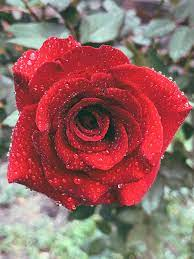
#> input picture expt14/input.jpeg, 194 x 259 px
$ python expt14.py
#> lines starting #> are read from the running program, lines starting #| are printed output that depends on the picture
import cv2
import numpy as np
from sklearn.cluster import KMeans
from sklearn.decomposition import PCA

def enhance_images_with_clahe(image_paths, output_paths, target_shape):
#> called with target_shape = (200, 200)
    enhanced_images = []
    clahe = cv2.createCLAHE(clipLimit=2.0, tileGridSize=(8, 8))

    for i, image_path in enumerate(image_paths):
        input_image = cv2.imread(image_path, cv2.IMREAD_GRAYSCALE)
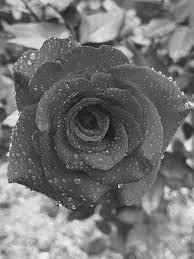
#> input_image: shape (259, 194); min 2, max 255, mean 115.1
        enhanced_image = clahe.apply(input_image)
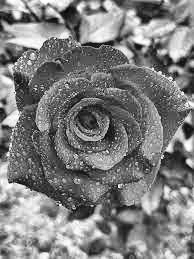
#> enhanced_image: shape (259, 194); min 2, max 255, mean 125.4
        enhanced_image_resized = cv2.resize(enhanced_image, target_shape)
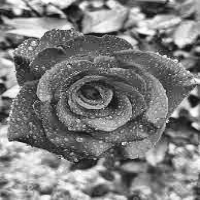
#> enhanced_image_resized: shape (200, 200); min 7, max 255, mean 125.2
        cv2.imwrite(output_paths[i], enhanced_image_resized)
        enhanced_images.append(enhanced_image_resized)
#> pass 2 of the loop in enhance_images_with_clahe, `for i, image_path in enumerate(image_paths):`:
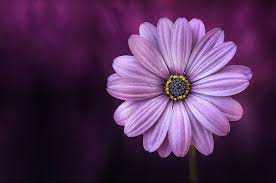
#> input picture expt14/class1.jpeg, 276 x 183 px
#> input_image: shape (183, 276)
#> in enhance_images_with_clahe, `enhanced_image = clahe.apply(input_image)`:
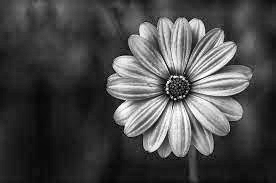
#> enhanced_image: shape (183, 276); min 1, max 255, mean 73.6
#> in enhance_images_with_clahe, `enhanced_image_resized = cv2.resize(enhanced_image, target_shape)`:
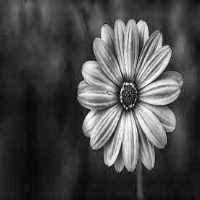
#> enhanced_image_resized: shape (200, 200); min 5, max 254, mean 73.4
#> pass 3 of the loop in enhance_images_with_clahe, `for i, image_path in enumerate(image_paths):`:
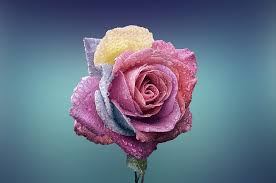
#> input picture expt14/class2.jpeg, 276 x 183 px
#> in enhance_images_with_clahe, `enhanced_image = clahe.apply(input_image)`:
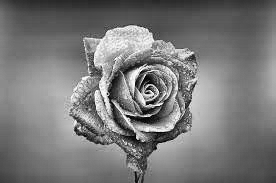
#> enhanced_image: shape (183, 276); min 1, max 255, mean 120.6
#> in enhance_images_with_clahe, `enhanced_image_resized = cv2.resize(enhanced_image, target_shape)`:
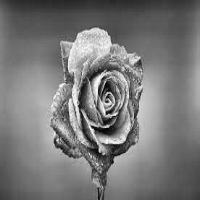
#> enhanced_image_resized: shape (200, 200); min 3, max 252, mean 120.4

    return enhanced_images

image_paths = ["input.jpeg", "class1.jpeg", "class2.jpeg"]
output_image_paths = ["enhanced_image1.jpg", "enhanced_image2.jpg", "enhanced_image3.jpg"]

target_shape = (200, 200)

enhanced_images = enhance_images_with_clahe(image_paths, output_image_paths, target_shape)
#> enhanced_images = 3 items

X = np.array([img.ravel() for img in enhanced_images])

n_components = 2
pca = PCA(n_components=n_components)
X_pca = pca.fit_transform(X)
#> X_pca = [[9160.5, -5274.1], [-11077.3, -2940.1], [1916.8, 8214.2]]

n_clusters = 2
kmeans = KMeans(n_clusters=n_clusters, random_state=42)
labels = kmeans.fit_predict(X_pca)
#> labels = [1, 0, 1]

image_clusters = [[] for _ in range(n_clusters)]
for i, label in enumerate(labels):
    image_clusters[label].append(image_paths[i])
#> this loop made 3 passes
#> label on passes 1 to 3: 1, 0, 1

for cluster_idx, image_paths in enumerate(image_clusters):
    print(f"Cluster {cluster_idx + 1}:")
    for path in image_paths:
        print(path)
